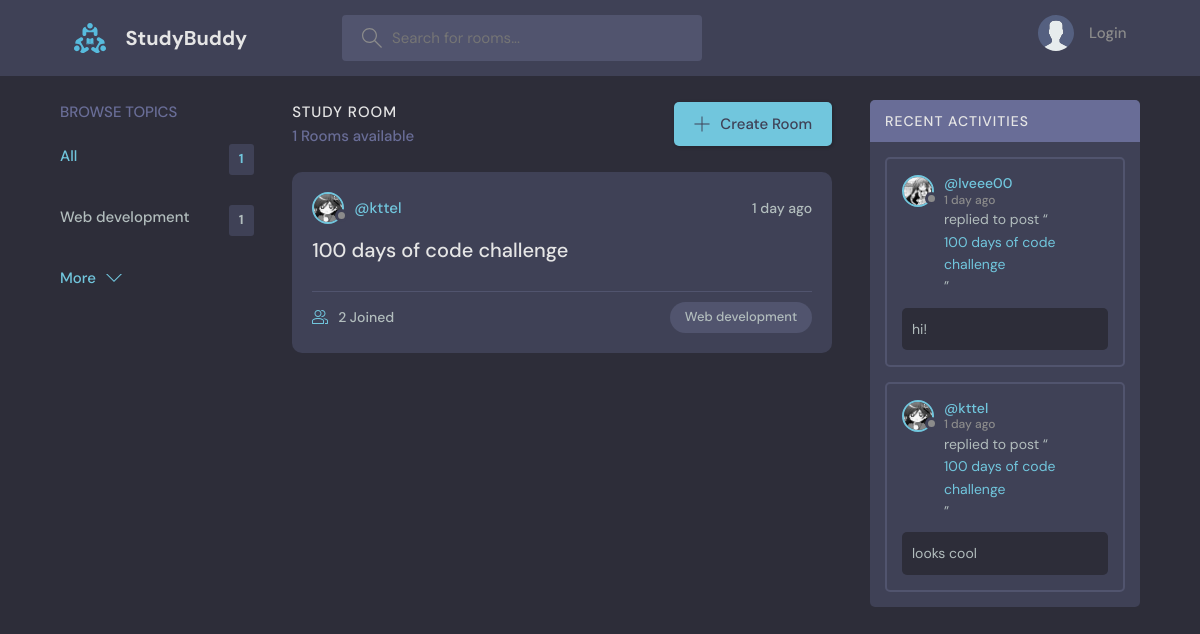
/, run on an earlier commit of the app's database.
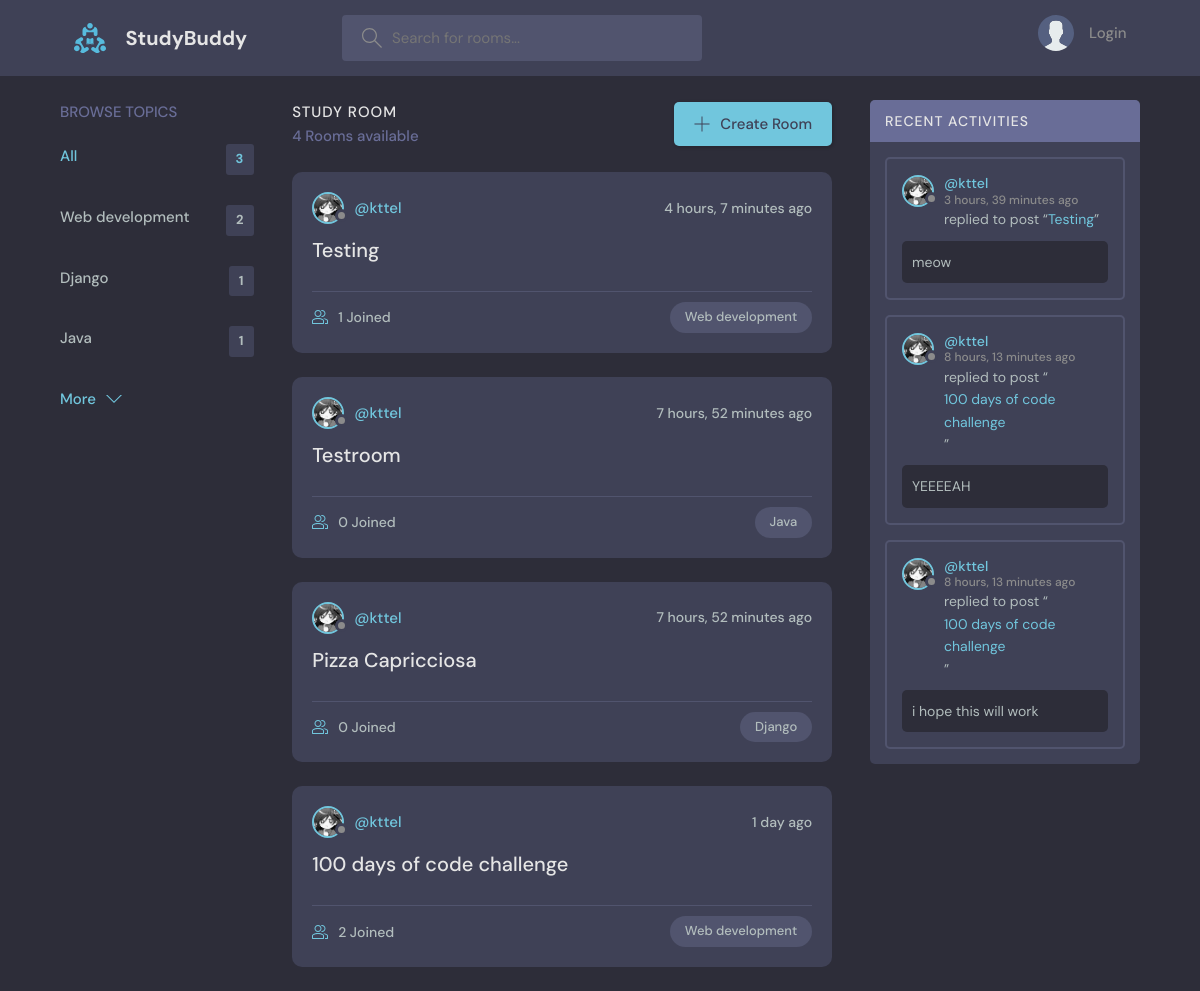
And on a later commit of the database.
### base/models.py (models this page shows)
class Topic(models.Model):
    name = models.CharField(max_length=200)
    def __str__(self):
        return self.name

class Room(models.Model):
    host = models.ForeignKey(
        get_user_model(),
        on_delete=models.SET_NULL,
        null=True
    )
    topic = models.ForeignKey(Topic, on_delete=models.SET_NULL, null=True)
    name = models.CharField(max_length=200)
    description = models.TextField(null=True, blank=True)
    participants = models.ManyToManyField(
        get_user_model(),
        related_name='participants',
        blank=True
    )
    updated = models.DateTimeField(auto_now=True)
    created = models.DateTimeField(auto_now_add=True)
    class Meta:
        ordering = ['-created']
    def __str__(self):
        return self.name

class User(AbstractUser):
    name = models.CharField(max_length=200, null=True)
    email = models.EmailField(unique=True, null=True)
    bio = models.TextField(null=True, blank=True)
    avatar = models.ImageField(null=True, default='avatar.svg')
    USERNAME_FIELD = 'email'
    REQUIRED_FIELDS = []
    def __str__(self):
        return self.username

class Message(models.Model):
    user = models.ForeignKey(
        get_user_model(),
        on_delete=models.CASCADE
    )
    room = models.ForeignKey(Room, on_delete=models.CASCADE)
    body = models.TextField()
    updated = models.DateTimeField(auto_now=True)
    created = models.DateTimeField(auto_now_add=True)
    class Meta:
        ordering = ['-created']
    def __str__(self):
        return self.body[:50]

### base/views.py (the view)
# urls.py: path('', views.HomeView.as_view(), name='home'),
class HomeView(generic.TemplateView):
    template_name = 'base/home.html'
    def get_context_data(self, **kwargs):
        context = super().get_context_data(**kwargs)
        context = utils.update_home_context(context, self.request)
        return context

### base/utils.py (called while the page is built)
def update_home_context(context, request):
    q = request.GET.get('q', '')
    topics = models.Topic.objects.all() \
        .annotate(num_rooms=Count('room')) \
        .order_by('-num_rooms')[:3]
    room_messages = models.Message.objects.filter(
        Q(room__name__icontains=q) |
        Q(room__topic__name__icontains=q)
    )[:3]
    rooms = models.Room.objects.filter(
        Q(topic__name__icontains=q) |
        Q(name__icontains=q) |
        Q(description__icontains=q)
    )
    context.update({
        'topics': topics,
        'room_messages': room_messages,
        'rooms': rooms,
    })
    return context

### base/templates/base/home.html (shortened to what this page needs)
{% extends 'main.html' %}
{% block content %}
  <main class="layout layout--3">
    <div class="container">
      {% include 'components/topics.html' %}
      <div class="roomList">
        <div class="roomList__header">
          <div>
            <h2>Study Room</h2>
            <p>{{ rooms.count }} Rooms available</p>
          </div>
          <a class="btn btn--main" href="{% url 'create-room' %}">
            <svg version="1.1" xmlns="http://www.w3.org/2000/svg" width="32" height="32" viewBox="0 0 32 32">
              <title>add</title>
              <path
                d="M16.943 0.943h-1.885v14.115h-14.115v1.885h14.115v14.115h1.885v-14.115h14.115v-1.885h-14.115v-14.115z"
              ></path>
            </svg>
            Create Room
          </a>
        </div>
        {% include 'components/feed.html' %}
      </div>
      {% include 'components/activity.html' %}
    </div>
  </main>
{% endblock %}

### templates/components/topics.html
<div class="topics">
    <div class="topics__header">
      <h2>Browse Topics</h2>
    </div>
    <ul class="topics__list">
      <li>
        <a href="{% url 'home' %}" class="active">All <span>{{ topics.count }}</span></a>
      </li>
      {% for topic in topics %}
        <li>
            <a href="{% url 'home' %}?q={{ topic.name }}">{{ topic.name }}<span>{{ topic.room_set.all.count }}</span></a>
        </li>
      {% endfor %}
    </ul>
    <a class="btn btn--link" href="{% url 'topics' %}">
      More
      <svg version="1.1" xmlns="http://www.w3.org/2000/svg" width="32" height="32" viewBox="0 0 32 32">
        <title>chevron-down</title>
        <path d="M16 21l-13-13h-3l16 16 16-16h-3l-13 13z"></path>
      </svg>
    </a>
  </div>

### templates/components/feed.html (shortened to what this page needs)
{% for room in rooms %}
<div class="roomListRoom">
    <div class="roomListRoom__header">
      <a href="{% url 'user-profile' room.host.id %}" class="roomListRoom__author">
        <div class="avatar avatar--small">
          <img src="{{ room.host.avatar.url }}" />
        </div>
        <span>@{{ room.host }}</span>
      </a>
      <div class="roomListRoom__actions">
        <span>{{ room.created|timesince}} ago</span>
      </div>
    </div>
    <div class="roomListRoom__content">
      <a href="{% url 'room' room.id %}">{{ room.name }}</a>
    </div>
    <div class="roomListRoom__meta">
      <a href="{% url 'room' room.id %}" class="roomListRoom__joined">
        {{ room.participants.all.count }} Joined
      </a>
      <p class="roomListRoom__topic">{{ room.topic }}</p>
    </div>
  </div>
{% endfor %}

### templates/components/activity.html (shortened to what this page needs)
<div class="activities">
    <div class="activities__header">
      <h2>Recent Activities</h2>
    </div>
    {% for message in room_messages %}
    <div class="activities__box">
      <div class="activities__boxHeader roomListRoom__header">
        <a href="{% url 'user-profile' message.user.id %}" class="roomListRoom__author">
          <div class="avatar avatar--small">
            <img src="{{ message.user.avatar.url }}" />
          </div>
          <p>
            @{{ message.user }}
            <span>{{ message.created|timesince }} ago</span>
          </p>
        </a>
      </div>
      <div class="activities__boxContent">
        <p>replied to post “<a href="{% url 'room' message.room.id %}">{{ message.room }}</a>”</p>
        <div class="activities__boxRoomContent">
            {{ message }}
        </div>
      </div>
    </div>
    {% endfor %}
  </div>

What changed in the data, as far as the page shows it:
no longer on this page (row unchanged): Message: user.avatar (picture), user "lveee00", created "1 day", room "100 days of code challenge", body "hi!"
no longer on this page (row unchanged): Message: user.avatar (picture), user "kttel", created "1 day", room "100 days of code challenge", body "looks cool"
computed for Topic "Web development": room_set.all.count "1" → "2"
added Topic: name "Django", room_set.all.count "1"
added Topic: name "Java", room_set.all.count "1"
added Room: host.avatar (picture), host "kttel", created "4 hours, 7 minutes", name "Testing", participants.all.count "1", topic "Web development"
added Room: host.avatar (picture), host "kttel", created "7 hours, 52 minutes", name "Testroom", participants.all.count "0", topic "Java"
added Room: host.avatar (picture), host "kttel", created "7 hours, 52 minutes", name "Pizza Capricciosa", participants.all.count "0", topic "Django"
added Message: user.avatar (picture), user "kttel", created "3 hours, 39 minutes", room "Testing", body "meow"
added Message: user.avatar (picture), user "kttel", created "8 hours, 13 minutes", room "100 days of code challenge", body "YEEEEAH"
added Message: user.avatar (picture), user "kttel", created "8 hours, 13 minutes", room "100 days of code challenge", body "i hope this will work"
Also different on the page:
{{ topics.count }}: "1" → "3"
{{ rooms.count }}: "1" → "4"
